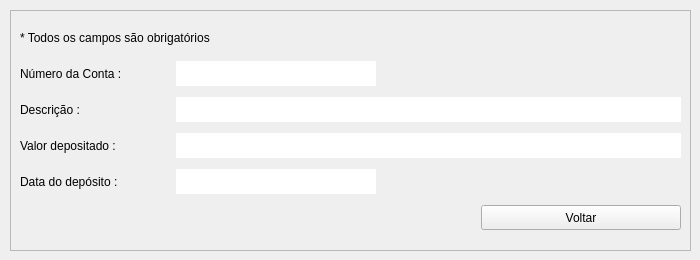
         <widget class="QWidget" name="tab_visualizarLevantamento">
          <attribute name="title">
           <string>Visualizar Levantamento</string>
          </attribute>
          <widget class="QFrame" name="frame_visualizarLevantamento">
           <property name="geometry">
            <rect>
             <x>10</x>
             <y>10</y>
             <width>681</width>
             <height>241</height>
            </rect>
           </property>
           <property name="frameShape">
            <enum>QFrame::StyledPanel</enum>
           </property>
           <property name="frameShadow">
            <enum>QFrame::Raised</enum>
           </property>
           <layout class="QGridLayout" name="gridLayout_8">
            <item row="3" column="1" colspan="3">
             <widget class="QLabel" name="label_visualizarLevantamentoValor">
              <property name="minimumSize">
               <size>
                <width>0</width>
                <height>25</height>
               </size>
              </property>
              <property name="maximumSize">
               <size>
                <width>16777215</width>
                <height>25</height>
               </size>
              </property>
              <property name="styleSheet">
               <string notr="true">background-color: rgb(255, 255, 255);
font: 12pt &quot;Segoe UI&quot;;</string>
              </property>
              <property name="text">
               <string/>
              </property>
             </widget>
            </item>
            <item row="3" column="0">
             <widget class="QLabel" name="label_titVisualizarLevantamentoValor">
              <property name="minimumSize">
               <size>
                <width>150</width>
                <height>25</height>
               </size>
              </property>
              <property name="maximumSize">
               <size>
                <width>150</width>
                <height>25</height>
               </size>
              </property>
              <property name="styleSheet">
               <string notr="true">font: 12pt &quot;Segoe UI&quot;;</string>
              </property>
              <property name="text">
               <string>Valor depositado :</string>
              </property>
              <property name="alignment">
               <set>Qt::AlignJustify|Qt::AlignVCenter</set>
              </property>
             </widget>
            </item>
            <item row="4" column="1">
             <widget class="QLabel" name="label_visualizarLevantamentoData">
              <property name="minimumSize">
               <size>
                <width>200</width>
                <height>25</height>
               </size>
              </property>
              <property name="maximumSize">
               <size>
                <width>200</width>
                <height>25</height>
               </size>
              </property>
              <property name="styleSheet">
               <string notr="true">background-color: rgb(255, 255, 255);
font: 12pt &quot;Segoe UI&quot;;</string>
              </property>
              <property name="text">
               <string/>
              </property>
             </widget>
            </item>
            <item row="1" column="0">
             <widget class="QLabel" name="label_titVisualizarLevantamentoNumConta">
              <property name="minimumSize">
               <size>
                <width>150</width>
                <height>25</height>
               </size>
              </property>
              <property name="maximumSize">
               <size>
                <width>150</width>
                <height>25</height>
               </size>
              </property>
              <property name="styleSheet">
               <string notr="true">font: 12pt &quot;Segoe UI&quot;;</string>
              </property>
              <property name="text">
               <string>Número da Conta :</string>
              </property>
              <property name="alignment">
               <set>Qt::AlignJustify|Qt::AlignVCenter</set>
              </property>
             </widget>
            </item>
            <item row="0" column="0" colspan="2">
             <widget class="QLabel" name="label_14">
              <property name="minimumSize">
               <size>
                <width>0</width>
                <height>25</height>
               </size>
              </property>
              <property name="maximumSize">
               <size>
                <width>16777215</width>
                <height>25</height>
               </size>
              </property>
              <property name="text">
               <string>* Todos os campos são obrigatórios</string>
              </property>
             </widget>
            </item>
            <item row="5" column="3">
             <widget class="QPushButton" name="pushButton_voltarLevantar">
              <property name="enabled">
               <bool>true</bool>
              </property>
              <property name="minimumSize">
               <size>
                <width>200</width>
                <height>25</height>
               </size>
              </property>
              <property name="maximumSize">
               <size>
                <width>200</width>
                <height>25</height>
               </size>
              </property>
              <property name="autoFillBackground">
               <bool>false</bool>
              </property>
              <property name="styleSheet">
               <string notr="true">font: 12pt &quot;Segoe UI&quot;;</string>
              </property>
              <property name="text">
               <string>Voltar</string>
              </property>
             </widget>
            </item>
            <item row="5" column="0" colspan="3">
             <spacer name="horizontalSpacer_6">
              <property name="orientation">
               <enum>Qt::Horizontal</enum>
              </property>
              <property name="sizeHint" stdset="0">
               <size>
                <width>452</width>
                <height>20</height>
               </size>
              </property>
             </spacer>
            </item>
            <item row="4" column="0">
             <widget class="QLabel" name="label_titVisualizarLevantamentoData">
              <property name="minimumSize">
               <size>
                <width>150</width>
                <height>25</height>
               </size>
              </property>
              <property name="maximumSize">
               <size>
                <width>150</width>
                <height>25</height>
               </size>
              </property>
              <property name="styleSheet">
               <string notr="true">font: 12pt &quot;Segoe UI&quot;;</string>
              </property>
              <property name="text">
               <string>Data do depósito :</string>
              </property>
              <property name="alignment">
               <set>Qt::AlignJustify|Qt::AlignVCenter</set>
              </property>
             </widget>
            </item>
            <item row="1" column="1">
             <widget class="QLabel" name="label_visualizarLevantamentoNumConta">
              <property name="minimumSize">
               <size>
                <width>200</width>
                <height>25</height>
               </size>
              </property>
              <property name="maximumSize">
               <size>
                <width>200</width>
                <height>25</height>
               </size>
              </property>
              <property name="styleSheet">
               <string notr="true">background-color: rgb(255, 255, 255);
font: 12pt &quot;Segoe UI&quot;;</string>
              </property>
              <property name="text">
               <string/>
              </property>
             </widget>
            </item>
            <item row="2" column="1" colspan="3">
             <widget class="QLabel" name="label_visualizarLevantamentoDescricao">
              <property name="minimumSize">
               <size>
                <width>0</width>
                <height>25</height>
               </size>
              </property>
              <property name="maximumSize">
               <size>
                <width>16777215</width>
                <height>25</height>
               </size>
              </property>
              <property name="styleSheet">
               <string notr="true">background-color: rgb(255, 255, 255);
font: 12pt &quot;Segoe UI&quot;;</string>
              </property>
              <property name="text">
               <string/>
              </property>
             </widget>
            </item>
            <item row="2" column="0">
             <widget class="QLabel" name="label_titVisualizarLevantamentoDescricao">
              <property name="minimumSize">
               <size>
                <width>150</width>
                <height>25</height>
               </size>
              </property>
              <property name="maximumSize">
               <size>
                <width>150</width>
                <height>25</height>
               </size>
              </property>
              <property name="styleSheet">
               <string notr="true">font: 12pt &quot;Segoe UI&quot;;</string>
              </property>
              <property name="text">
               <string>Descrição :</string>
              </property>
              <property name="alignment">
               <set>Qt::AlignJustify|Qt::AlignVCenter</set>
              </property>
             </widget>
            </item>
           </layout>
          </widget>
         </widget>
